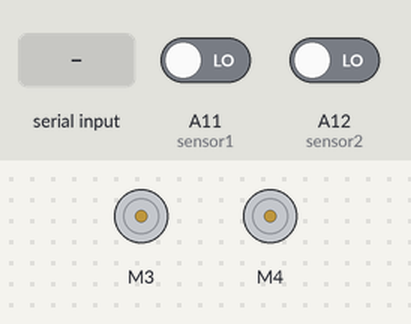
A sketch run on a simulated Arduino Mega 2560, built with avr-gcc and run on an emulated ATmega2560. Shown: 2 × DC motor (green arrow = forward, orange = backward, longer = faster). Inputs (shaded band) come from the test bench; at power-on: A11 (sensor1) LOW, A12 (sensor2) LOW.

Above: at 1.2 s.
1.3 s: "frente\n" received over the second serial link
At 2.1 s:
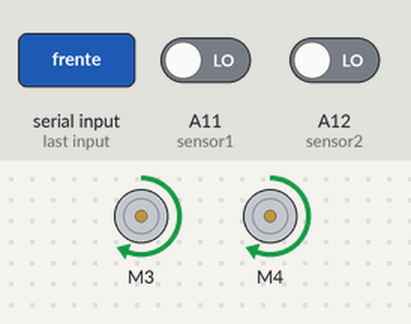
2.8 s: "tras\n" received over the second serial link
At 3.4 s:
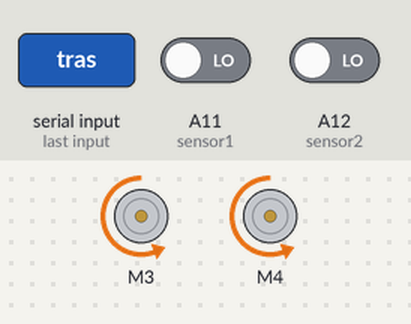
4.3 s: "esquerda\n" received over the second serial link
At 5.5 s:
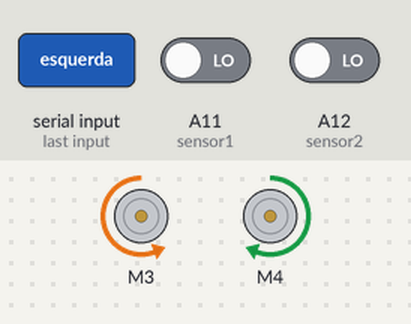
5.8 s: "direita\n" received over the second serial link
At 6.9 s:
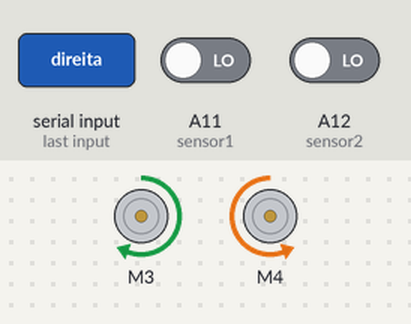
7.3 s: "parar\n" received over the second serial link
At 8.0 s:
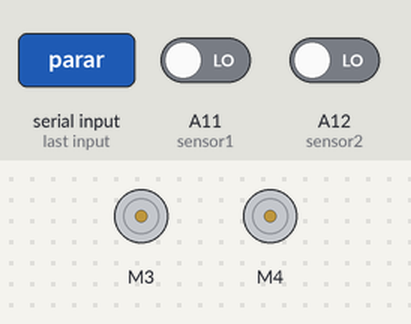
Timing chart, 0 to 9.8 s (numbered marks = the images above; inputs shaded):
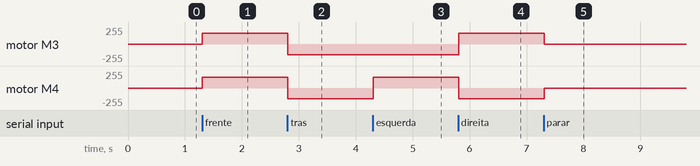

The sketch:

p09b_implementacao1.ino
```cpp
#include <AFMotor.h>
// ESTE É O ARQUIVO DO ARDUINO COM OS MOTORES E OS SENSORES ÓTICOS.
// NÃO TEM BOTÃO, NEM LED E NEM DISPLAY AQUI.

AF_DCMotor motor3(3);
AF_DCMotor motor4(4);
int sensor1 = A11;
int sensor2 = A12;
int valorDig1, valorDig2;

unsigned long instanteAnteriorDeDeteccao = 0;

void setup() {
  motor3.setSpeed(160);
  motor4.setSpeed(160);

  Serial.begin(9600);
  Serial.setTimeout(10);

  pinMode(sensor1, INPUT);
  pinMode(sensor2, INPUT);

  Serial1.begin(9600);
  Serial1.setTimeout(10);
}

void loop() {
  if (Serial1.available() > 0) {
    String texto = Serial1.readStringUntil('\n');
    texto.trim();
    if (texto.startsWith("frente")) {
      frente();
    } else if (texto.startsWith("tras")) {
      tras();
    } else if (texto.startsWith("esquerda")) {
      esquerda();
    } else if (texto.startsWith("direita")) {
      direita();
    } else if (texto.startsWith("parar")) {
      parar();
    }
  }

  if (millis() > instanteAnteriorDeDeteccao + 100) {
    valorDig1 = digitalRead(sensor1);
    valorDig2 = digitalRead(sensor2);
    String txt = String(valorDig1) + ", " + String(valorDig2);
    Serial1.println(txt);
  }
}


void frente() {
  motor3.run(FORWARD);
  motor4.run(FORWARD);
}

void tras() {
  motor3.run(BACKWARD);
  motor4.run(BACKWARD);
}

void esquerda() {
  motor3.run(BACKWARD);
  motor4.run(FORWARD);

}

void direita() {
  motor3.run(FORWARD);
  motor4.run(BACKWARD);
}

void parar() {
  motor3.run(RELEASE);
  motor4.run(RELEASE);
}
```

Measured:
- after the input at 1.3 s, motor M3, motor M4: stopped → forward 160/255 at once
- after the input at 2.8 s, motor M3, motor M4: forward 160/255 → backward 160/255 at once
- after the input at 4.3 s, motor M4: backward 160/255 → forward 160/255 at once
- after the input at 5.8 s, motor M3: backward 160/255 → forward 160/255 at once; motor M4: forward 160/255 → backward 160/255 at once
- after the input at 7.3 s, motor M3: forward 160/255 → stopped at once; motor M4: backward 160/255 → stopped at once
